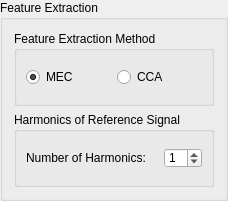
    <widget class="QGroupBox" name="m_GroupBox_FeatureExtraction">
     <property name="sizePolicy">
      <sizepolicy hsizetype="Preferred" vsizetype="Minimum">
       <horstretch>0</horstretch>
       <verstretch>0</verstretch>
      </sizepolicy>
     </property>
     <property name="maximumSize">
      <size>
       <width>234</width>
       <height>16777215</height>
      </size>
     </property>
     <property name="title">
      <string>Feature Extraction</string>
     </property>
     <layout class="QVBoxLayout" name="verticalLayout">
      <item>
       <widget class="QGroupBox" name="m_GroupBox_FeatureExtractionMethod">
        <property name="minimumSize">
         <size>
          <width>200</width>
          <height>75</height>
         </size>
        </property>
        <property name="maximumSize">
         <size>
          <width>200</width>
          <height>75</height>
         </size>
        </property>
        <property name="title">
         <string>Feature Extraction Method</string>
        </property>
        <property name="checkable">
         <bool>false</bool>
        </property>
        <layout class="QHBoxLayout" name="horizontalLayout_10">
         <item>
          <widget class="QRadioButton" name="m_RadioButton_MEC">
           <property name="text">
            <string>MEC</string>
           </property>
           <property name="checked">
            <bool>true</bool>
           </property>
          </widget>
         </item>
         <item>
          <widget class="QRadioButton" name="m_RadioButton_CCA">
           <property name="text">
            <string>CCA</string>
           </property>
          </widget>
         </item>
        </layout>
       </widget>
      </item>
      <item>
       <widget class="QGroupBox" name="m_GroupBox_FeatureExtractionMethod_2">
        <property name="minimumSize">
         <size>
          <width>200</width>
          <height>75</height>
         </size>
        </property>
        <property name="maximumSize">
         <size>
          <width>200</width>
          <height>75</height>
         </size>
        </property>
        <property name="title">
         <string>Harmonics of Reference Signal</string>
        </property>
        <property name="checkable">
         <bool>false</bool>
        </property>
        <layout class="QHBoxLayout" name="horizontalLayout_3">
         <item>
          <widget class="QLabel" name="m_Label_NumberOfHarmonics">
           <property name="text">
            <string>Number of Harmonics:</string>
           </property>
          </widget>
         </item>
         <item>
          <widget class="QSpinBox" name="m_SpinBox_NumOfHarmonics">
           <property name="maximumSize">
            <size>
             <width>38</width>
             <height>20</height>
            </size>
           </property>
           <property name="maximum">
            <number>3</number>
           </property>
           <property name="value">
            <number>1</number>
           </property>
           <property name="displayIntegerBase">
            <number>10</number>
           </property>
          </widget>
         </item>
        </layout>
       </widget>
      </item>
     </layout>
    </widget>
